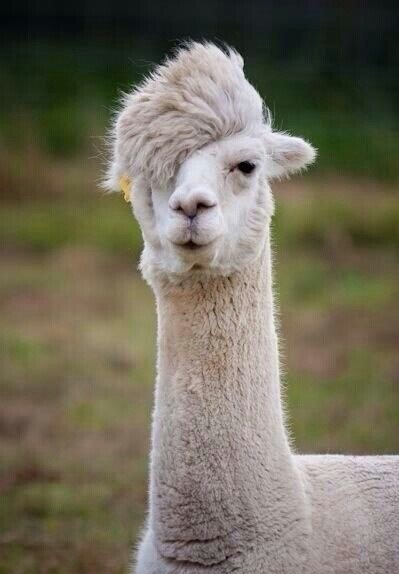
#> input picture Python/0720/1.png, 399 x 574 px
$ python Prac02.py
#> lines starting #> are read from the running program, lines starting #| are printed output that depends on the picture
import cv2

# 이미지 로드
image1 = cv2.imread("1.png")
#> image1 is the input picture: shape (574, 399, 3); mean B, G, R 92.2, 108.8, 114.4
image2 = cv2.imread("2.png")
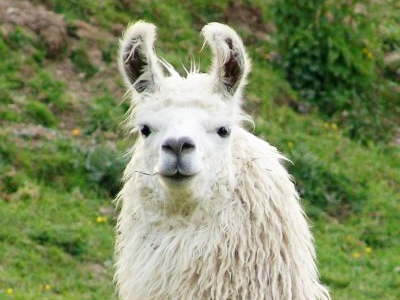
#> input picture Python/0720/2.png, 400 x 300 px
#> image2 is the input picture: shape (300, 400, 3); mean B, G, R 102.3, 144, 131.7

image1 = cv2.resize(image1, (500,500))
#> image1: shape (500, 500, 3)
image2 = cv2.resize(image2, (500,500))
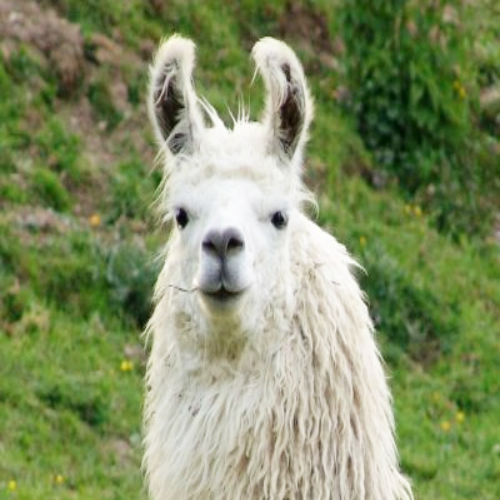
#> image2: shape (500, 500, 3); mean B, G, R 102.2, 143.9, 131.6

gray1 = cv2.cvtColor(image1, cv2.COLOR_BGR2GRAY)
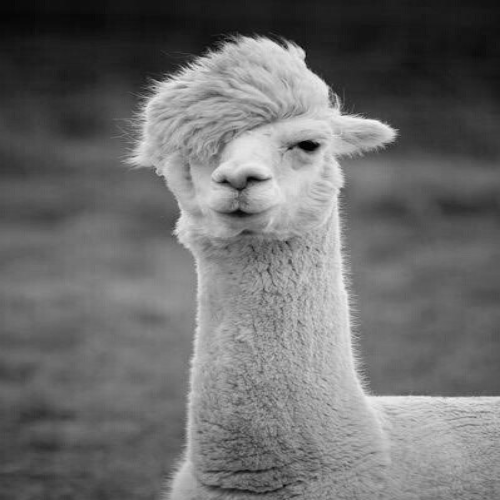
#> gray1: shape (500, 500); min 1, max 248, mean 108.5
gray2 = cv2.cvtColor(image2, cv2.COLOR_BGR2GRAY)
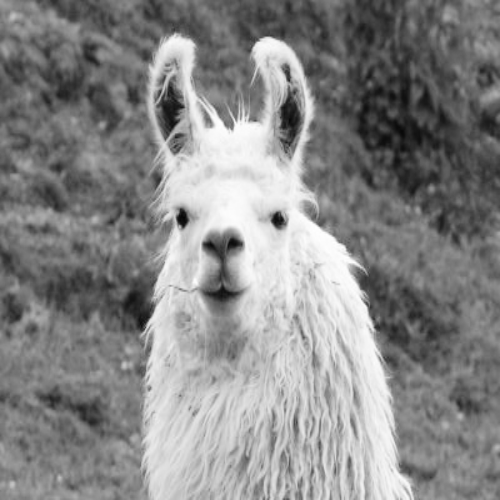
#> gray2: shape (500, 500); min 4, max 255, mean 135.5

# 이미지2 -> 90 회전
image2_rotated = cv2.rotate(image2, cv2.ROTATE_90_CLOCKWISE)
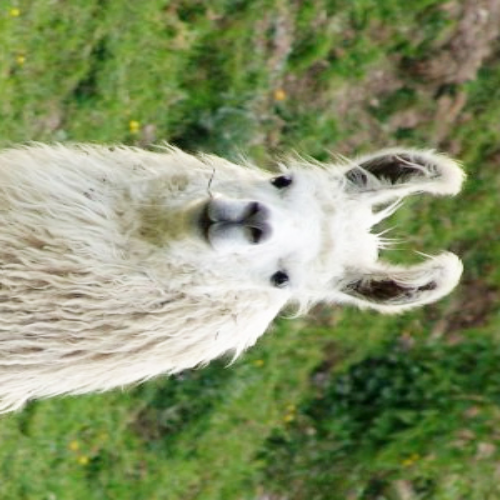
#> image2_rotated: shape (500, 500, 3); mean B, G, R 102.2, 143.9, 131.6
gray2_rotated = cv2.rotate(gray2, cv2.ROTATE_90_CLOCKWISE)
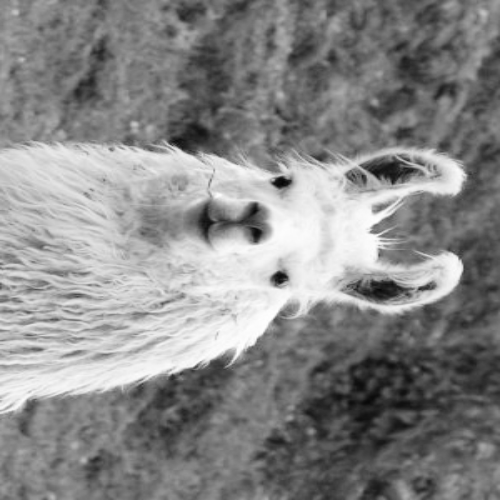
#> gray2_rotated: shape (500, 500); min 4, max 255, mean 135.5

# SIFT 객체 생성
sift = cv2.SIFT_create()

# Keypoint 검출 및 특징 Discriptor 계산
keypoint1, descriptor1 = sift.detectAndCompute(gray1, None)
#> keypoint1 = 845 keypoints; strongest (x, y, size): (309, 146, 11), (224, 181, 6.4), (387, 132, 12.4), (295, 55, 13.4)
keypoint2, descriptor2 = sift.detectAndCompute(gray2_rotated, None)
#> keypoint2 = 1190 keypoints; strongest (x, y, size): (280, 278, 10.6), (282, 183, 10), (254, 224, 21.5), (384, 289, 16.6)

# 키포인트 매칭
matcher = cv2.BFMatcher()
matchers = matcher.match(descriptor1, descriptor2)
#> matchers = 845 matches
matchers = sorted(matchers, key=lambda x: x.distance)

for match in matchers[:10] :
    print(f"Distance : {match.distance}")
    print("Keypoint 1 : (x=%d, y=%d)" % (int(keypoint1[match.queryIdx].pt[0]),
                                         int(keypoint1[match.queryIdx].pt[1])
                                         ))
    print("Keypoint 2 : (x=%d, y=%d)" % (int(keypoint2[match.trainIdx].pt[0]),
                                         int(keypoint2[match.trainIdx].pt[1])
                                         ))
#> this loop made 10 passes
#> (printed output is left out)

matched_image = cv2.drawMatches(image1, keypoint1, image2_rotated, keypoint2,
                                matchers[:10], None,
                                flags=cv2.DrawMatchesFlags_NOT_DRAW_SINGLE_POINTS)
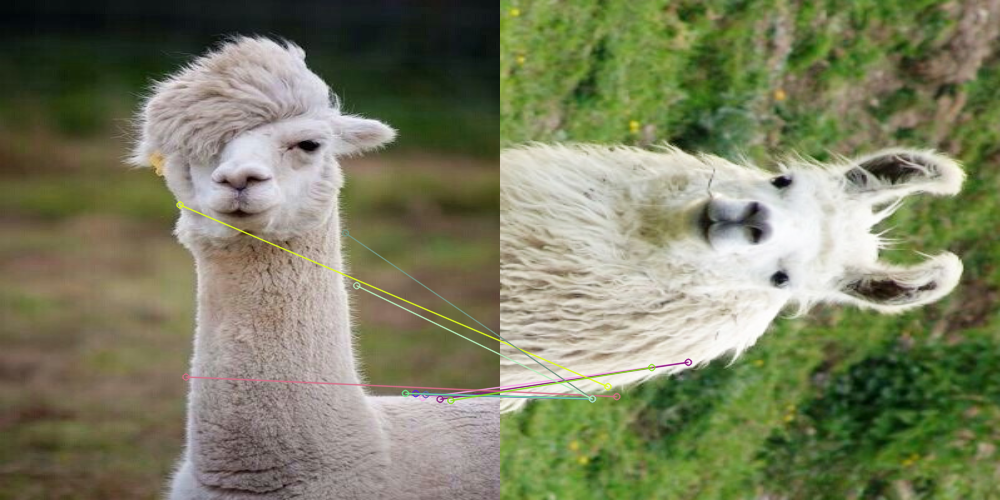
#> matched_image: shape (500, 1000, 3); mean B, G, R 97, 126.4, 123

cv2.imshow("Matched_image", matched_image)
cv2.waitKey(0)
cv2.destroyAllWindows()
